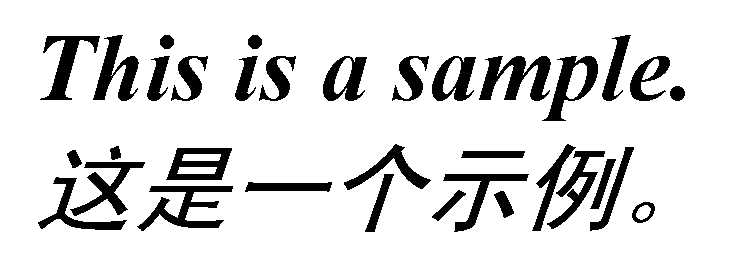
#> input picture test/img_process_data/test.bmp, 731 x 279 px; its folder holds 4 pictures in this run
$ python img_process_demo.py
#> lines starting #> are read from the running program, lines starting #| are printed output that depends on the picture
"""
    Copyright © 2022 Melrose-Lbt
    All rights reserved

    Filename: img_process_demo.py
    Description: This file is a coding experiment for machine vision, it'll
        be packed into metaflow's image processor module in the future.

    Created by Melrose-Lbt 2022-3-16
"""
import os

from PIL import Image
import numpy as np

img_root = './img_process_data/'


def get_img_name(img_root):
#> called with img_root = './img_process_data/'
    filelist = os.listdir(img_root)
    img = []
    for file in filelist:
        img.append(img_root+file)
    if img_root + '.DS_Store' in img:
        img.remove(img_root+'.DS_Store')
    return img


# [56 lines left out: functions move, dot, add, minus, not called in this run]


if __name__ == "__main__":
    img_name = get_img_name(img_root)
    print(img_name)
    img1 = Image.open(img_name[3]).resize((400, 400))
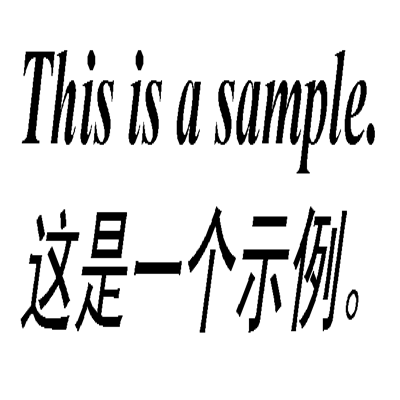
#> img1: PIL image 400x400 L; min 0, max 255, mean 222.5
#> (the run stopped early here; a loop or call above may not have finished)
